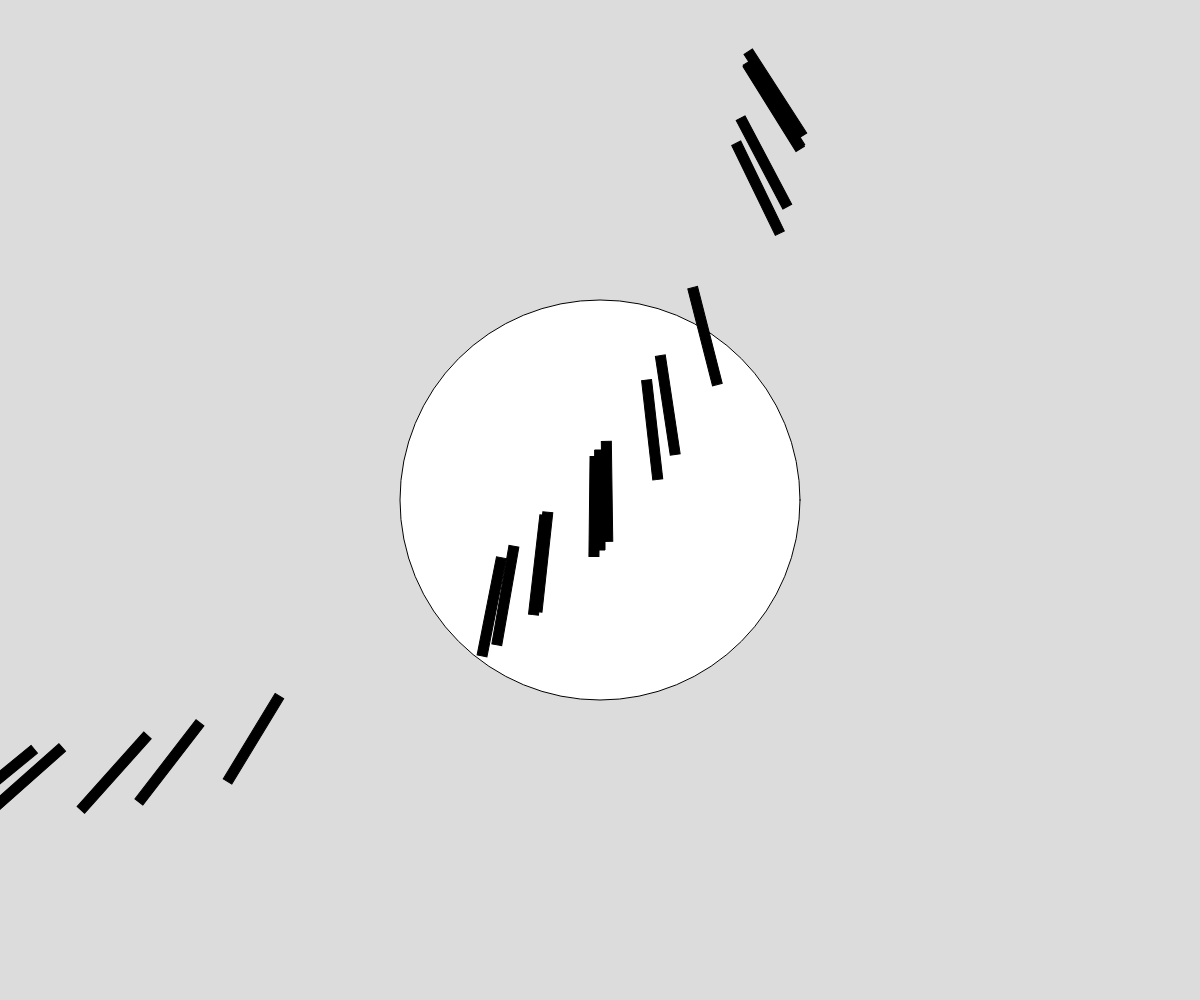
Frame 1 (no input)
Frame 60 (no input): identical to frame 1, image omitted
Frame 120 (the mouse pressed at the canvas centre since frame 60): identical to frame 1, image omitted

The p5.js sketch that drew this single still picture (run headless with seeded random() and noise() and a simulated clock; from frame 60 on, the mouse is pressed at the canvas centre):

// p5.js sketch
// ── sketch.js
// Project Title
// Your Name
// Date
//
// Extra for Experts:
// - describe what you did to take this project "above and beyond"


function setup() {
  createCanvas(windowWidth, windowHeight);
}

function draw() {
  
  background(220);
  cloak()
}
function cloak(){
  rectMode(CENTER)
  fill("white")
  circle(width/2,height/2,400)
  for(let i = 0;i<360;){
    
    
  
  
  rotate(degrees(i));
  fill("black");
  rect(width/2,height/2,10,100);
  i+=6
  }
}
